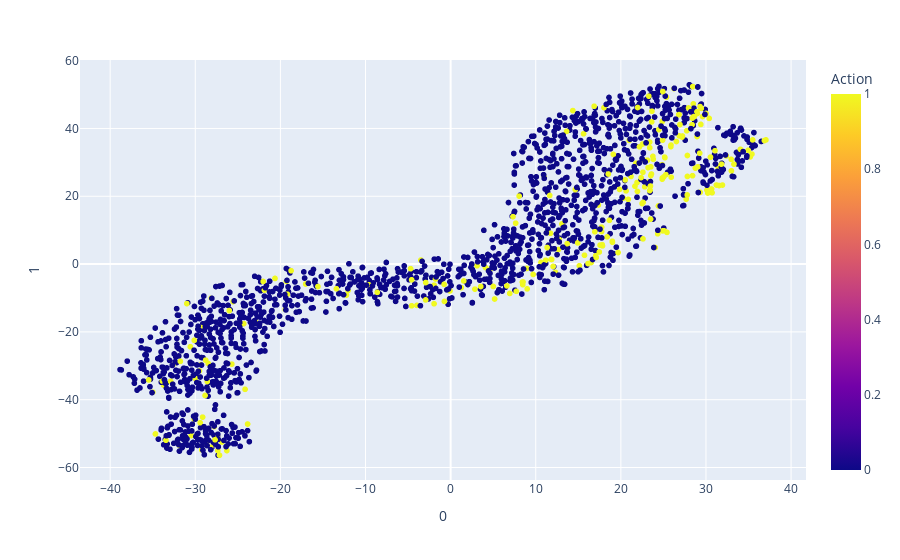

Notebook code for this chart:
### Code cell
new_df[2] = movies['movie title'].to_numpy()
new_df.set_index(np.array(new_df.index)+1, inplace = True)
# new_df[3] = items.drop(columns=[0,1,2,3,4]).idxmax(axis=1)
new_df = pd.concat([new_df,movies[['unknown' ,'Action' ,'Adventure' ,'Animation' ,
                           'Children' ,'Comedy' ,'Crime' ,'Documentary' ,'Drama' ,'Fantasy' ,
                           'Film-Noir' ,'Horror' ,'Musical' ,'Mystery' ,'Romance' ,'Sci-Fi' ,
                           'Thriller' ,'War' ,'Western']]],axis=1)
fig = px.scatter(new_df, x=0, y=1,hover_data=[2],color='Action')
fig.show()

### Figure 1 — Plotly figure (JSON) as saved in the notebook; plotly's stock layout.template omitted (floating-point values rounded to 4 significant figures; data arrays with more than 128 entries replaced by an {"elided": "..."} marker saying what was removed)
{"data": [{"customdata": {"elided": "1682x1 str values"}, "hovertemplate": "0=%{x}<br>1=%{y}<br>2=%{customdata[0]}<br>Action=%{marker.color}<extra></extra>", "legendgroup": "", "marker": {"color": {"elided": "1682 int values"}, "coloraxis": "coloraxis", "symbol": "circle"}, "mode": "markers", "name": "", "showlegend": false, "x": {"elided": "1682 float values"}, "xaxis": "x", "y": {"elided": "1682 float values"}, "yaxis": "y", "type": "scattergl"}], "layout": {"xaxis": {"anchor": "y", "domain": [0, 1], "title": {"text": "0"}, "type": "linear", "range": [-43.5, 41.71], "autorange": true}, "yaxis": {"anchor": "x", "domain": [0, 1], "title": {"text": "1"}, "type": "linear", "range": [-64.13, 60.64], "autorange": true}, "coloraxis": {"colorbar": {"title": {"text": "Action"}}, "colorscale": [[0, "#0d0887"], [0.1111, "#46039f"], [0.2222, "#7201a8"], [0.3333, "#9c179e"], [0.4444, "#bd3786"], [0.5556, "#d8576b"], [0.6667, "#ed7953"], [0.7778, "#fb9f3a"], [0.8889, "#fdca26"], [1, "#f0f921"]]}, "legend": {"tracegroupgap": 0}, "margin": {"t": 60}, "autosize": true}}
